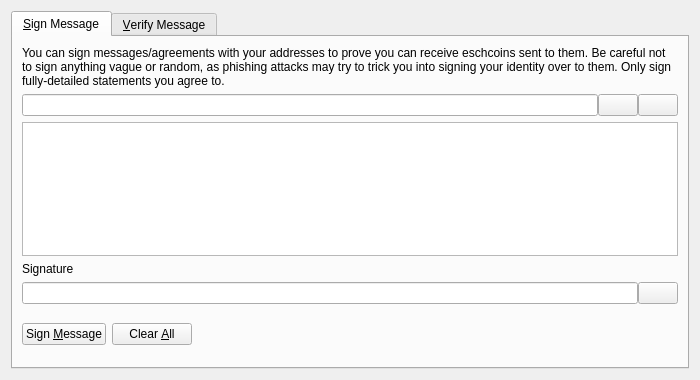
<?xml version="1.0" encoding="UTF-8"?>
<ui version="4.0">
 <class>SignVerifyMessageDialog</class>
 <widget class="QDialog" name="SignVerifyMessageDialog">
  <property name="geometry">
   <rect>
    <x>0</x>
    <y>0</y>
    <width>700</width>
    <height>380</height>
   </rect>
  </property>
  <property name="windowTitle">
   <string>Signatures - Sign / Verify a Message</string>
  </property>
  <property name="modal">
   <bool>true</bool>
  </property>
  <layout class="QVBoxLayout" name="verticalLayout">
   <item>
    <widget class="QTabWidget" name="tabWidget">
     <property name="currentIndex">
      <number>0</number>
     </property>
     <widget class="QWidget" name="tabSignMessage">
      <attribute name="title">
       <string>&amp;Sign Message</string>
      </attribute>
      <layout class="QVBoxLayout" name="verticalLayout_SM">
       <item>
        <widget class="QLabel" name="infoLabel_SM">
         <property name="text">
          <string>You can sign messages/agreements with your addresses to prove you can receive eschcoins sent to them. Be careful not to sign anything vague or random, as phishing attacks may try to trick you into signing your identity over to them. Only sign fully-detailed statements you agree to.</string>
         </property>
         <property name="textFormat">
          <enum>Qt::PlainText</enum>
         </property>
         <property name="wordWrap">
          <bool>true</bool>
         </property>
        </widget>
       </item>
       <item>
        <layout class="QHBoxLayout" name="horizontalLayout_1_SM">
         <property name="spacing">
          <number>0</number>
         </property>
         <item>
          <widget class="QValidatedLineEdit" name="addressIn_SM">
           <property name="toolTip">
            <string>The Eschaton address to sign the message with</string>
           </property>
          </widget>
         </item>
         <item>
          <widget class="QPushButton" name="addressBookButton_SM">
           <property name="toolTip">
            <string>Choose previously used address</string>
           </property>
           <property name="text">
            <string/>
           </property>
           <property name="icon">
            <iconset resource="../bitcoin.qrc">
             <normaloff>:/icons/address-book</normaloff>:/icons/address-book</iconset>
           </property>
           <property name="shortcut">
            <string>Alt+A</string>
           </property>
           <property name="autoDefault">
            <bool>false</bool>
           </property>
          </widget>
         </item>
         <item>
          <widget class="QPushButton" name="pasteButton_SM">
           <property name="toolTip">
            <string>Paste address from clipboard</string>
           </property>
           <property name="text">
            <string/>
           </property>
           <property name="icon">
            <iconset resource="../bitcoin.qrc">
             <normaloff>:/icons/editpaste</normaloff>:/icons/editpaste</iconset>
           </property>
           <property name="shortcut">
            <string>Alt+P</string>
           </property>
           <property name="autoDefault">
            <bool>false</bool>
           </property>
          </widget>
         </item>
        </layout>
       </item>
       <item>
        <widget class="QPlainTextEdit" name="messageIn_SM">
         <property name="toolTip">
          <string>Enter the message you want to sign here</string>
         </property>
        </widget>
       </item>
       <item>
        <widget class="QLabel" name="signatureLabel_SM">
         <property name="text">
          <string>Signature</string>
         </property>
         <property name="textFormat">
          <enum>Qt::PlainText</enum>
         </property>
        </widget>
       </item>
       <item>
        <layout class="QHBoxLayout" name="horizontalLayout_2_SM">
         <property name="spacing">
          <number>0</number>
         </property>
         <item>
          <widget class="QLineEdit" name="signatureOut_SM">
           <property name="font">
            <font>
             <italic>true</italic>
            </font>
           </property>
           <property name="readOnly">
            <bool>true</bool>
           </property>
          </widget>
         </item>
         <item>
          <widget class="QPushButton" name="copySignatureButton_SM">
           <property name="toolTip">
            <string>Copy the current signature to the system clipboard</string>
           </property>
           <property name="text">
            <string/>
           </property>
           <property name="icon">
            <iconset resource="../bitcoin.qrc">
             <normaloff>:/icons/editcopy</normaloff>:/icons/editcopy</iconset>
           </property>
           <property name="autoDefault">
            <bool>false</bool>
           </property>
          </widget>
         </item>
        </layout>
       </item>
       <item>
        <layout class="QHBoxLayout" name="horizontalLayout_3_SM">
         <item>
          <widget class="QPushButton" name="signMessageButton_SM">
           <property name="toolTip">
            <string>Sign the message to prove you own this Eschaton address</string>
           </property>
           <property name="text">
            <string>Sign &amp;Message</string>
           </property>
           <property name="icon">
            <iconset resource="../bitcoin.qrc">
             <normaloff>:/icons/edit</normaloff>:/icons/edit</iconset>
           </property>
           <property name="autoDefault">
            <bool>false</bool>
           </property>
          </widget>
         </item>
         <item>
          <widget class="QPushButton" name="clearButton_SM">
           <property name="toolTip">
            <string>Reset all sign message fields</string>
           </property>
           <property name="text">
            <string>Clear &amp;All</string>
           </property>
           <property name="icon">
            <iconset resource="../bitcoin.qrc">
             <normaloff>:/icons/remove</normaloff>:/icons/remove</iconset>
           </property>
           <property name="autoDefault">
            <bool>false</bool>
           </property>
          </widget>
         </item>
         <item>
          <spacer name="horizontalSpacer_1_SM">
           <property name="orientation">
            <enum>Qt::Horizontal</enum>
           </property>
           <property name="sizeHint" stdset="0">
            <size>
             <width>40</width>
             <height>48</height>
            </size>
           </property>
          </spacer>
         </item>
         <item>
          <widget class="QLabel" name="statusLabel_SM">
           <property name="font">
            <font>
             <weight>75</weight>
             <bold>true</bold>
            </font>
           </property>
           <property name="text">
            <string/>
           </property>
           <property name="wordWrap">
            <bool>true</bool>
           </property>
          </widget>
         </item>
         <item>
          <spacer name="horizontalSpacer_2_SM">
           <property name="orientation">
            <enum>Qt::Horizontal</enum>
           </property>
           <property name="sizeHint" stdset="0">
            <size>
             <width>40</width>
             <height>48</height>
            </size>
           </property>
          </spacer>
         </item>
        </layout>
       </item>
      </layout>
     </widget>
     <widget class="QWidget" name="tabVerifyMessage">
      <attribute name="title">
       <string>&amp;Verify Message</string>
      </attribute>
      <layout class="QVBoxLayout" name="verticalLayout_VM">
       <item>
        <widget class="QLabel" name="infoLabel_VM">
         <property name="text">
          <string>Enter the receiver's address, message (ensure you copy line breaks, spaces, tabs, etc. exactly) and signature below to verify the message. Be careful not to read more into the signature than what is in the signed message itself, to avoid being tricked by a man-in-the-middle attack. Note that this only proves the signing party receives with the address, it cannot prove sendership of any transaction!</string>
         </property>
         <property name="textFormat">
          <enum>Qt::PlainText</enum>
         </property>
         <property name="alignment">
          <set>Qt::AlignLeading|Qt::AlignLeft|Qt::AlignTop</set>
         </property>
         <property name="wordWrap">
          <bool>true</bool>
         </property>
        </widget>
       </item>
       <item>
        <layout class="QHBoxLayout" name="horizontalLayout_1_VM">
         <property name="spacing">
          <number>0</number>
         </property>
         <item>
          <widget class="QValidatedLineEdit" name="addressIn_VM">
           <property name="toolTip">
            <string>The Eschaton address the message was signed with</string>
           </property>
          </widget>
         </item>
         <item>
          <widget class="QPushButton" name="addressBookButton_VM">
           <property name="toolTip">
            <string>Choose previously used address</string>
           </property>
           <property name="text">
            <string/>
           </property>
           <property name="icon">
            <iconset resource="../bitcoin.qrc">
             <normaloff>:/icons/address-book</normaloff>:/icons/address-book</iconset>
           </property>
           <property name="shortcut">
            <string>Alt+A</string>
           </property>
           <property name="autoDefault">
            <bool>false</bool>
           </property>
          </widget>
         </item>
        </layout>
       </item>
       <item>
        <widget class="QPlainTextEdit" name="messageIn_VM"/>
       </item>
       <item>
        <widget class="QValidatedLineEdit" name="signatureIn_VM"/>
       </item>
       <item>
        <layout class="QHBoxLayout" name="horizontalLayout_2_VM">
         <item>
          <widget class="QPushButton" name="verifyMessageButton_VM">
           <property name="toolTip">
            <string>Verify the message to ensure it was signed with the specified Eschaton address</string>
           </property>
           <property name="text">
            <string>Verify &amp;Message</string>
           </property>
           <property name="icon">
            <iconset resource="../bitcoin.qrc">
             <normaloff>:/icons/transaction_0</normaloff>:/icons/transaction_0</iconset>
           </property>
           <property name="autoDefault">
            <bool>false</bool>
           </property>
          </widget>
         </item>
         <item>
          <widget class="QPushButton" name="clearButton_VM">
           <property name="toolTip">
            <string>Reset all verify message fields</string>
           </property>
           <property name="text">
            <string>Clear &amp;All</string>
           </property>
           <property name="icon">
            <iconset resource="../bitcoin.qrc">
             <normaloff>:/icons/remove</normaloff>:/icons/remove</iconset>
           </property>
           <property name="autoDefault">
            <bool>false</bool>
           </property>
          </widget>
         </item>
         <item>
          <spacer name="horizontalSpacer_1_VM">
           <property name="orientation">
            <enum>Qt::Horizontal</enum>
           </property>
           <property name="sizeHint" stdset="0">
            <size>
             <width>40</width>
             <height>48</height>
            </size>
           </property>
          </spacer>
         </item>
         <item>
          <widget class="QLabel" name="statusLabel_VM">
           <property name="font">
            <font>
             <weight>75</weight>
             <bold>true</bold>
            </font>
           </property>
           <property name="text">
            <string/>
           </property>
           <property name="wordWrap">
            <bool>true</bool>
           </property>
          </widget>
         </item>
         <item>
          <spacer name="horizontalSpacer_2_VM">
           <property name="orientation">
            <enum>Qt::Horizontal</enum>
           </property>
           <property name="sizeHint" stdset="0">
            <size>
             <width>40</width>
             <height>48</height>
            </size>
           </property>
          </spacer>
         </item>
        </layout>
       </item>
      </layout>
     </widget>
    </widget>
   </item>
  </layout>
 </widget>
 <customwidgets>
  <customwidget>
   <class>QValidatedLineEdit</class>
   <extends>QLineEdit</extends>
   <header>qvalidatedlineedit.h</header>
  </customwidget>
 </customwidgets>
 <resources>
  <include location="../bitcoin.qrc"/>
 </resources>
 <connections/>
</ui>
